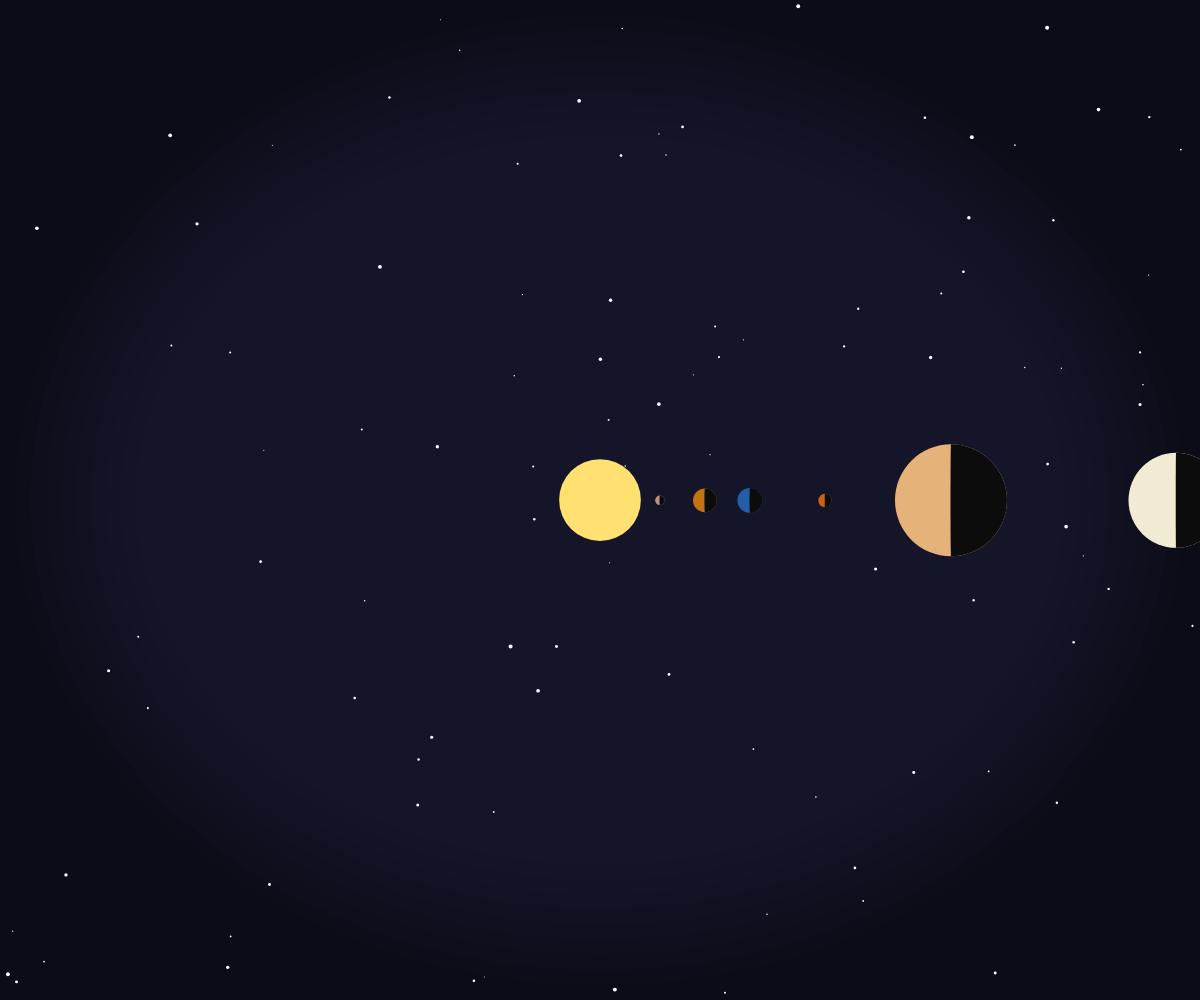
Frame 1 (no input)
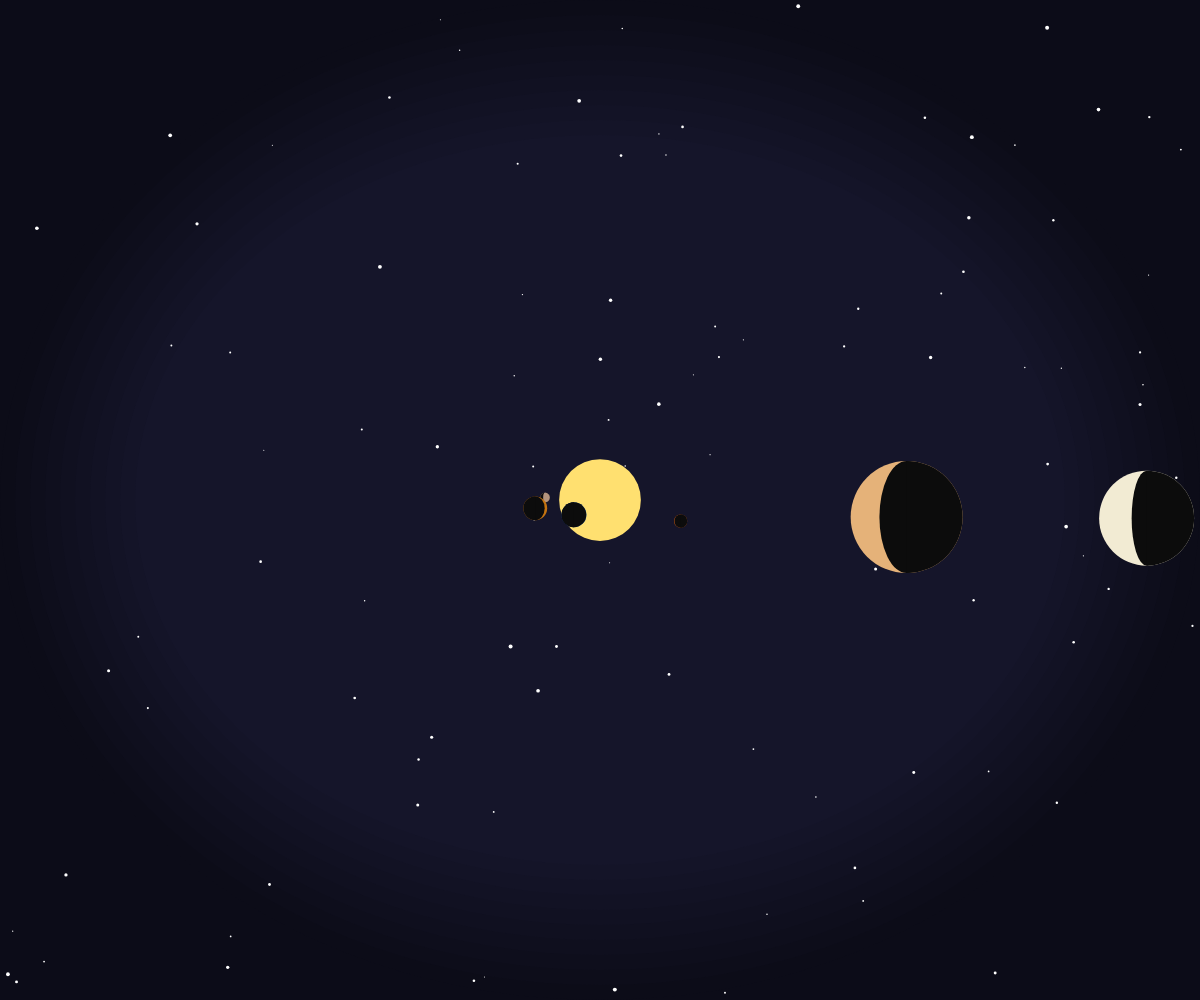
Frame 60 (no input)
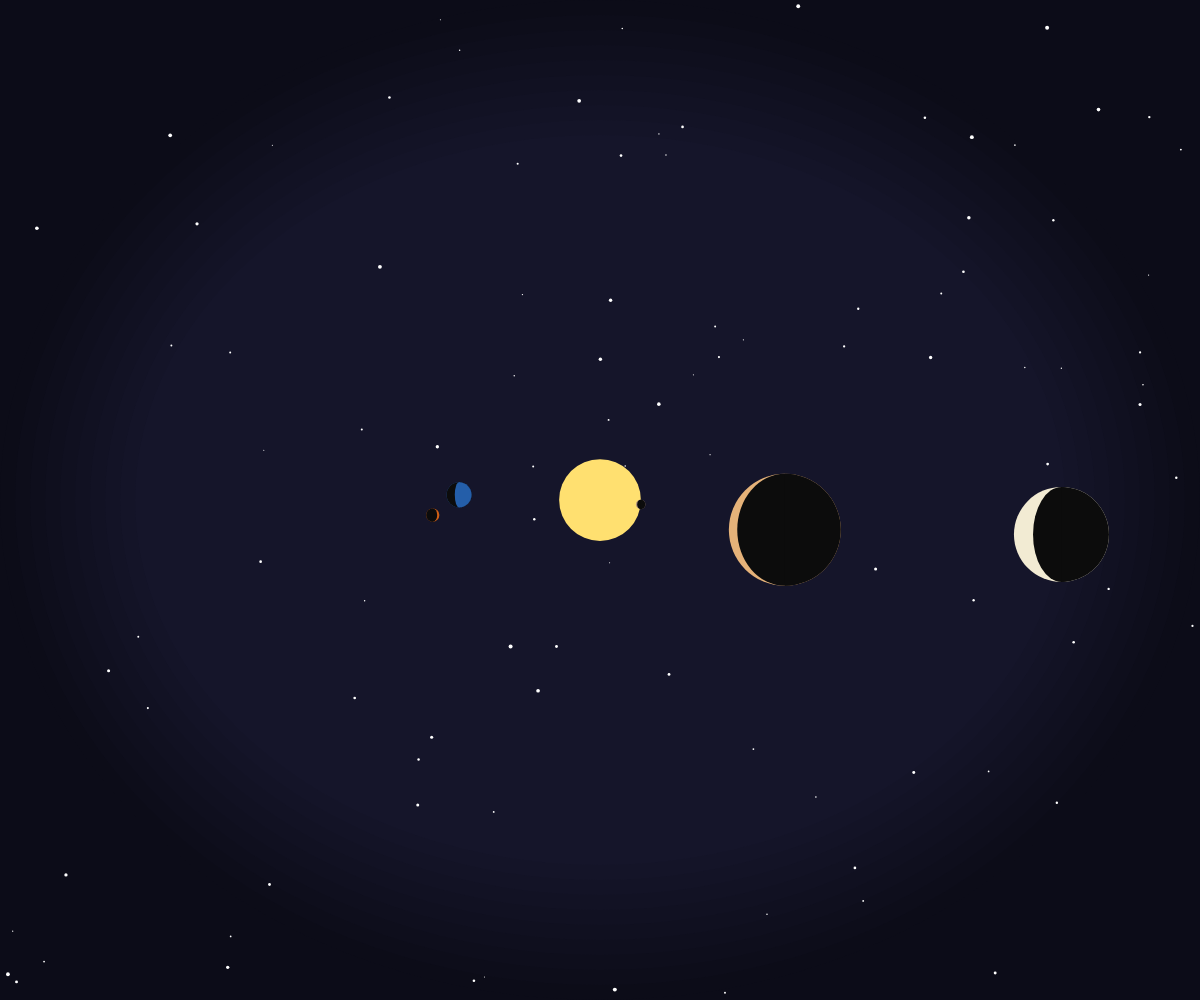
Frame 120 (the mouse pressed at the canvas centre since frame 60)

The p5.js sketch that drew these frames (run headless with seeded random() and noise() and a simulated clock; from frame 60 on, the mouse is pressed at the canvas centre):

// p5.js sketch
// ── sketch.js
// JavaScript Document

	var x, y, Px, Py, v0;
	var time;
	var n;
	var r0=2.5, d0=15, v0=1;
	// size of planets relative to Earth (modified)
	var rSun=1090*r0*0.03, rMercury=3.8*r0, rVenus=9.5*r0, rEarth=10*r0, rMoon=2.7*r0, rMars=5.3*r0, rJupiter=112*r0*0.4, rSaturn=95*r0*0.4, rUranus=40*r0*0.4, rNeptune=38*r0*0.4;
	// distance of planets relative to Earth-Sun (0.1 AU, modified)
	var dMercury=4*d0, dVenus=7*d0, dEarth=10*d0, dMoon=0.024*d0, dMars=15*d0, dJupiter=52*d0*0.45, dSaturn=96*d0*0.4, dUranus=192*d0*0.25, dNeptune=300*d0*0.2;
	// speed of planets relative to Earth(1 yr, modified)
	var vMercury=365/88, vVenus=1/0.61, vEarth=1, vMoon=365/30, vMars=1/2.1, vJupiter=1/11.8, vSaturn=1/29.6, vUranus=1/84.3, vNeptune=1/165;
	var sMercury, sVenus, sEarth, sMars, sJupiter, sSaturn, sUranus, sNeptune;
	var cPlanet;
	var seed;

function setup() {
	createCanvas(windowWidth, windowHeight);
	sMercury=1, sVenus=2, sEarth=3, sMars=4, sJupiter=5, sSaturn=6, sUranus=7, sNeptune=8;
	seed=random(0, 99);
};

function draw() {
	background(12, 12, 24);
	var Cx=width/2, Cy=height/2;
	drawBackground();
	drawStars();
	time=millis();
	n=radians(time/10);
	strokeWeight(0);

	push();
	translate(Cx, Cy);
	for (s=-8; s<=8; s++) {
		runPlanet(s);
	}
	pop();
};

function runPlanet(s) { //set sequence of planets
	switch (s) {
		case -8:
			if (sNeptune==-8) {
				cPlanet=color(86, 111, 180);
				sNeptune=drawPlanet(rNeptune, dNeptune, vNeptune, sNeptune);
			}
			break;
		case -7:
			if (sUranus==-7) {
				cPlanet=color(93, 173, 209);
				sUranus=drawPlanet(rUranus, dUranus, vUranus, sUranus);
			}
			break;
		case -6:
			if (sSaturn==-6) {
				cPlanet=color(242, 235, 211);
				sSaturn=drawPlanet(rSaturn, dSaturn, vSaturn, sSaturn);
			}
			break;
		case -5:
			if (sJupiter==-5) {
				cPlanet=color(229, 178, 121);
				sJupiter=drawPlanet(rJupiter, dJupiter, vJupiter, sJupiter);
			}
			break;
		case -4:
			if (sMars==-4) {
				cPlanet=color(208, 96, 21);
				sMars=drawPlanet(rMars, dMars, vMars, sMars);
			}
			break;
		case -3:
			if (sEarth==-3) {
				cPlanet=color(36, 94, 169);
				sEarth=drawPlanet(rEarth, dEarth, vEarth, sEarth);
			}
			break;
		case -2:
			if (sVenus==-2) {
				cPlanet=color(196, 115, 17);
				sVenus=drawPlanet(rVenus, dVenus, vVenus, sVenus);
			}
			break;
		case -1:
			if (sMercury==-1) {
				cPlanet=color(179, 148, 126);
				sMercury=drawPlanet(rMercury, dMercury, vMercury, sMercury);
			}
			break;
		case 0: //draw the Sun
			fill(255, 224, 112);
			ellipse(0, 0, rSun, rSun);
			break;
		case 1:
			if (sMercury==1) {
				cPlanet=color(179, 148, 126);
				sMercury=drawPlanet(rMercury, dMercury, vMercury, sMercury);
			}
			break;
		case 2:
			if (sVenus==2) {
				cPlanet=color(196, 115, 17);
				sVenus=drawPlanet(rVenus, dVenus, vVenus, sVenus);
			}
			break;
		case 3:
			if (sEarth==3) {
				cPlanet=color(36, 94, 169);
				sEarth=drawPlanet(rEarth, dEarth, vEarth, sEarth);
			}
			break;
		case 4:
			if (sMars==4) {
				cPlanet=color(208, 96, 21);
				sMars=drawPlanet(rMars, dMars, vMars, sMars);
			}
			break;
		case 5:
			if (sJupiter==5) {
				cPlanet=color(229, 178, 121);
				sJupiter=drawPlanet(rJupiter, dJupiter, vJupiter, sJupiter);
			}
			break;
		case 6:
			if (sSaturn==6) {
				cPlanet=color(242, 235, 211);
				sSaturn=drawPlanet(rSaturn, dSaturn, vSaturn, sSaturn);
			}
			break;
		case 7:
			if (sUranus==7) {
				cPlanet=color(93, 173, 209);
				sUranus=drawPlanet(rUranus, dUranus, vUranus, sUranus);
			}
			break;
		case 8:
			if (sNeptune==8) {
				cPlanet=color(86, 111, 180);
				sNeptune=drawPlanet(rNeptune, dNeptune, vNeptune, sNeptune);
			}
			break;
	}
}

function drawPlanet(r, d, v, s) {
	v1=sqrt(v);
	var x=cos(v1*n), y=0.1*sin(v1*n);
	var Px=d*x, Py=d*y;
	fill(cPlanet);
	ellipse(Px, Py, r, r);
	
	//draw shadows here
	var shadow=color(12, 12, 12); //the lerpColor() got problems here when applying the shadow color
	if ((v1*n)%TWO_PI<PI) {
		push();
			fill(shadow);
			if  ((v1*n)%TWO_PI<HALF_PI) {
				ellipse(Px, Py, sin(v1*n)*r, r);
				arc(Px, Py, r, r, -HALF_PI, HALF_PI);
			}else{
				ellipse(Px, Py, sin(v1*n)*r, r);
				arc(Px, Py, r, r, HALF_PI, PI+HALF_PI);
			}
		pop();
	}else{
		push();
			fill(shadow);
			ellipse(Px, Py, r, r);
		pop();
		if  ((v1*n)%TWO_PI<(PI+HALF_PI)) {
			ellipse(Px, Py, -sin(v1*n)*r, r);
			arc(Px, Py, r, r, -HALF_PI, HALF_PI);
		}else{
			ellipse(Px, Py, -sin(v1*n)*r, r);
			arc(Px, Py, r, r, HALF_PI, PI+HALF_PI);
		}
	}
	
	if (Py<=0) { //change the planet's sequence when it goes to the back or the front
		return -1*abs(s);
	}else{
		return abs(s);
	}
}

function drawBackground() { //draw a gradient background
	var r=12, g=12, b=24, d=30;
	for (i=0; i<10; i++) {
		fill(r, g, b);
		noStroke();
		ellipse(width/2, height/2, width-i*d, height-i*d);
		r+=1, g+=1, b+=2;
	}
}
function drawStars() { //draw static stars that change every time the page reloads
	randomSeed(seed);
	fill(255, 255, 255);
	for(i=0; i<100; i++) {
		dStars=random(1, 4);
		ellipse(random(0, width), random(0, height), dStars, dStars);
	}
}
